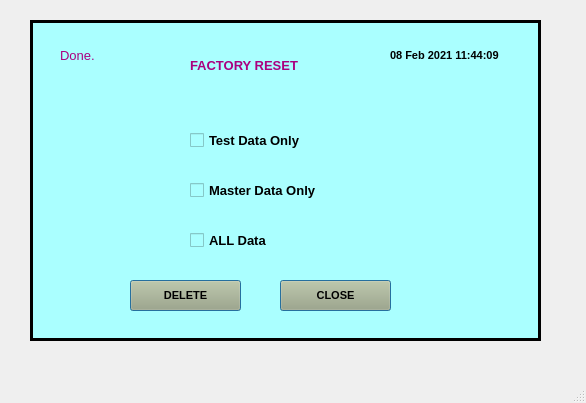
<?xml version="1.0" encoding="UTF-8"?>
<ui version="4.0">
 <class>MainWindow</class>
 <widget class="QMainWindow" name="MainWindow">
  <property name="geometry">
   <rect>
    <x>0</x>
    <y>0</y>
    <width>586</width>
    <height>403</height>
   </rect>
  </property>
  <property name="windowTitle">
   <string>MainWindow</string>
  </property>
  <widget class="QWidget" name="centralwidget">
   <widget class="QFrame" name="frame">
    <property name="geometry">
     <rect>
      <x>30</x>
      <y>20</y>
      <width>511</width>
      <height>321</height>
     </rect>
    </property>
    <property name="autoFillBackground">
     <bool>false</bool>
    </property>
    <property name="styleSheet">
     <string notr="true">background-color: rgb(170, 255, 255);
</string>
    </property>
    <property name="frameShape">
     <enum>QFrame::Box</enum>
    </property>
    <property name="frameShadow">
     <enum>QFrame::Plain</enum>
    </property>
    <property name="lineWidth">
     <number>3</number>
    </property>
    <widget class="QLabel" name="label">
     <property name="geometry">
      <rect>
       <x>360</x>
       <y>20</y>
       <width>111</width>
       <height>31</height>
      </rect>
     </property>
     <property name="font">
      <font>
       <family>Arial</family>
       <pointsize>8</pointsize>
       <weight>75</weight>
       <bold>true</bold>
      </font>
     </property>
     <property name="text">
      <string>08 Feb 2021 11:44:09</string>
     </property>
    </widget>
    <widget class="QLabel" name="label_2">
     <property name="geometry">
      <rect>
       <x>30</x>
       <y>20</y>
       <width>81</width>
       <height>31</height>
      </rect>
     </property>
     <property name="font">
      <font>
       <family>Arial</family>
       <pointsize>10</pointsize>
      </font>
     </property>
     <property name="styleSheet">
      <string notr="true">color: rgb(170, 0, 127);</string>
     </property>
     <property name="text">
      <string>Done.</string>
     </property>
    </widget>
    <widget class="QPushButton" name="pushButton_6">
     <property name="geometry">
      <rect>
       <x>100</x>
       <y>260</y>
       <width>111</width>
       <height>31</height>
      </rect>
     </property>
     <property name="font">
      <font>
       <family>Arial</family>
       <pointsize>8</pointsize>
       <weight>75</weight>
       <bold>true</bold>
      </font>
     </property>
     <property name="styleSheet">
      <string notr="true">background-color: rgb(170, 170, 127);
</string>
     </property>
     <property name="text">
      <string>DELETE</string>
     </property>
     <property name="autoDefault">
      <bool>true</bool>
     </property>
     <property name="default">
      <bool>true</bool>
     </property>
     <property name="flat">
      <bool>false</bool>
     </property>
    </widget>
    <widget class="QPushButton" name="pushButton_8">
     <property name="geometry">
      <rect>
       <x>250</x>
       <y>260</y>
       <width>111</width>
       <height>31</height>
      </rect>
     </property>
     <property name="font">
      <font>
       <family>Arial</family>
       <pointsize>8</pointsize>
       <weight>75</weight>
       <bold>true</bold>
      </font>
     </property>
     <property name="styleSheet">
      <string notr="true">background-color: rgb(170, 170, 127);
</string>
     </property>
     <property name="text">
      <string>CLOSE</string>
     </property>
     <property name="autoDefault">
      <bool>true</bool>
     </property>
     <property name="default">
      <bool>true</bool>
     </property>
     <property name="flat">
      <bool>false</bool>
     </property>
    </widget>
    <widget class="QLabel" name="label_4">
     <property name="geometry">
      <rect>
       <x>160</x>
       <y>30</y>
       <width>141</width>
       <height>31</height>
      </rect>
     </property>
     <property name="font">
      <font>
       <family>Arial</family>
       <pointsize>10</pointsize>
       <weight>75</weight>
       <bold>true</bold>
      </font>
     </property>
     <property name="styleSheet">
      <string notr="true">color: rgb(170, 0, 127);</string>
     </property>
     <property name="text">
      <string>FACTORY RESET</string>
     </property>
    </widget>
    <widget class="QCheckBox" name="checkBox">
     <property name="geometry">
      <rect>
       <x>160</x>
       <y>100</y>
       <width>141</width>
       <height>41</height>
      </rect>
     </property>
     <property name="font">
      <font>
       <family>Arial</family>
       <pointsize>10</pointsize>
       <weight>75</weight>
       <bold>true</bold>
      </font>
     </property>
     <property name="text">
      <string>Test Data Only</string>
     </property>
    </widget>
    <widget class="QCheckBox" name="checkBox_2">
     <property name="geometry">
      <rect>
       <x>160</x>
       <y>150</y>
       <width>141</width>
       <height>41</height>
      </rect>
     </property>
     <property name="font">
      <font>
       <family>Arial</family>
       <pointsize>10</pointsize>
       <weight>75</weight>
       <bold>true</bold>
      </font>
     </property>
     <property name="text">
      <string>Master Data Only</string>
     </property>
    </widget>
    <widget class="QCheckBox" name="checkBox_3">
     <property name="geometry">
      <rect>
       <x>160</x>
       <y>200</y>
       <width>141</width>
       <height>41</height>
      </rect>
     </property>
     <property name="font">
      <font>
       <family>Arial</family>
       <pointsize>10</pointsize>
       <weight>75</weight>
       <bold>true</bold>
      </font>
     </property>
     <property name="text">
      <string>ALL Data</string>
     </property>
    </widget>
   </widget>
  </widget>
  <widget class="QMenuBar" name="menubar">
   <property name="geometry">
    <rect>
     <x>0</x>
     <y>0</y>
     <width>586</width>
     <height>21</height>
    </rect>
   </property>
  </widget>
  <widget class="QStatusBar" name="statusbar"/>
 </widget>
 <resources/>
 <connections/>
</ui>
